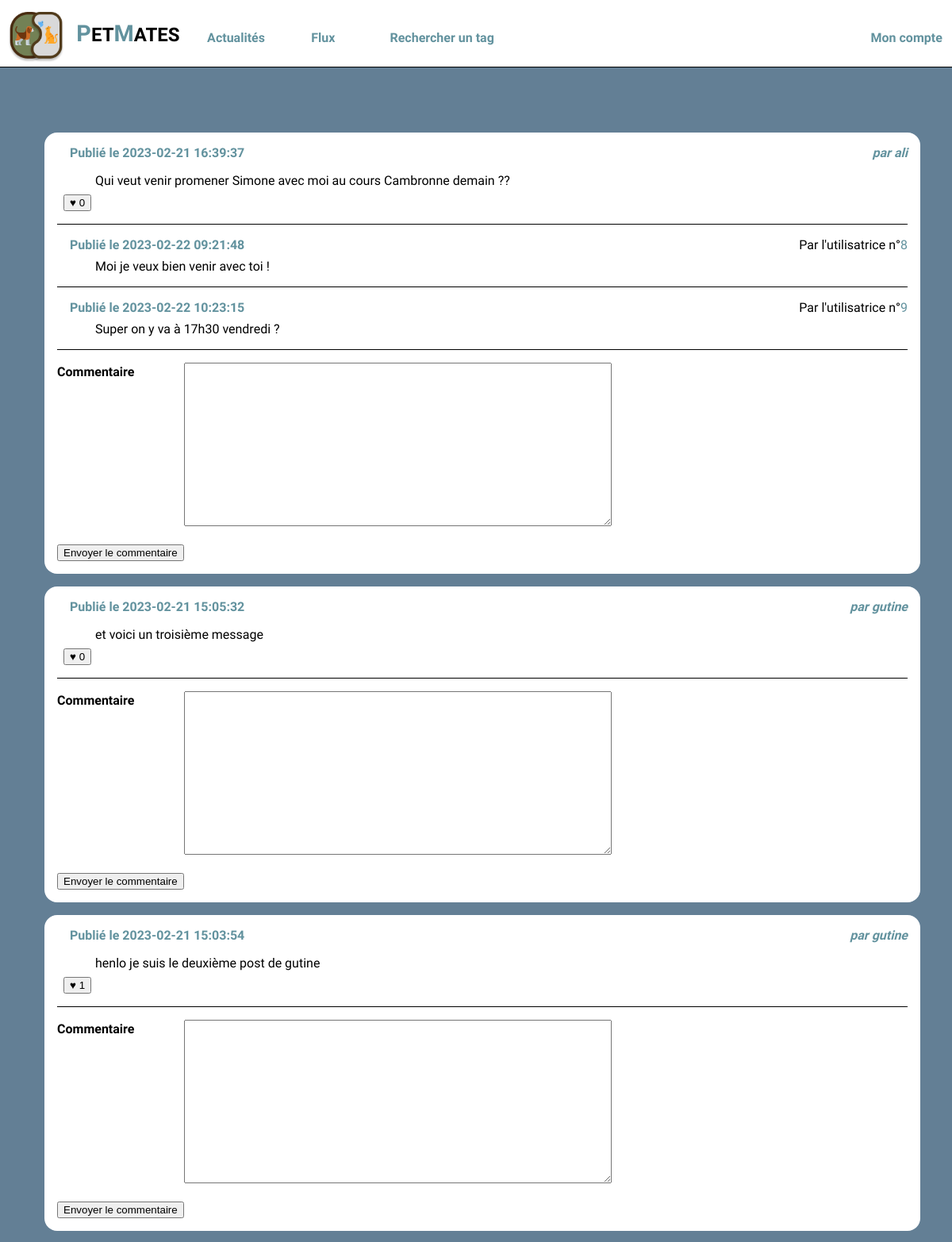
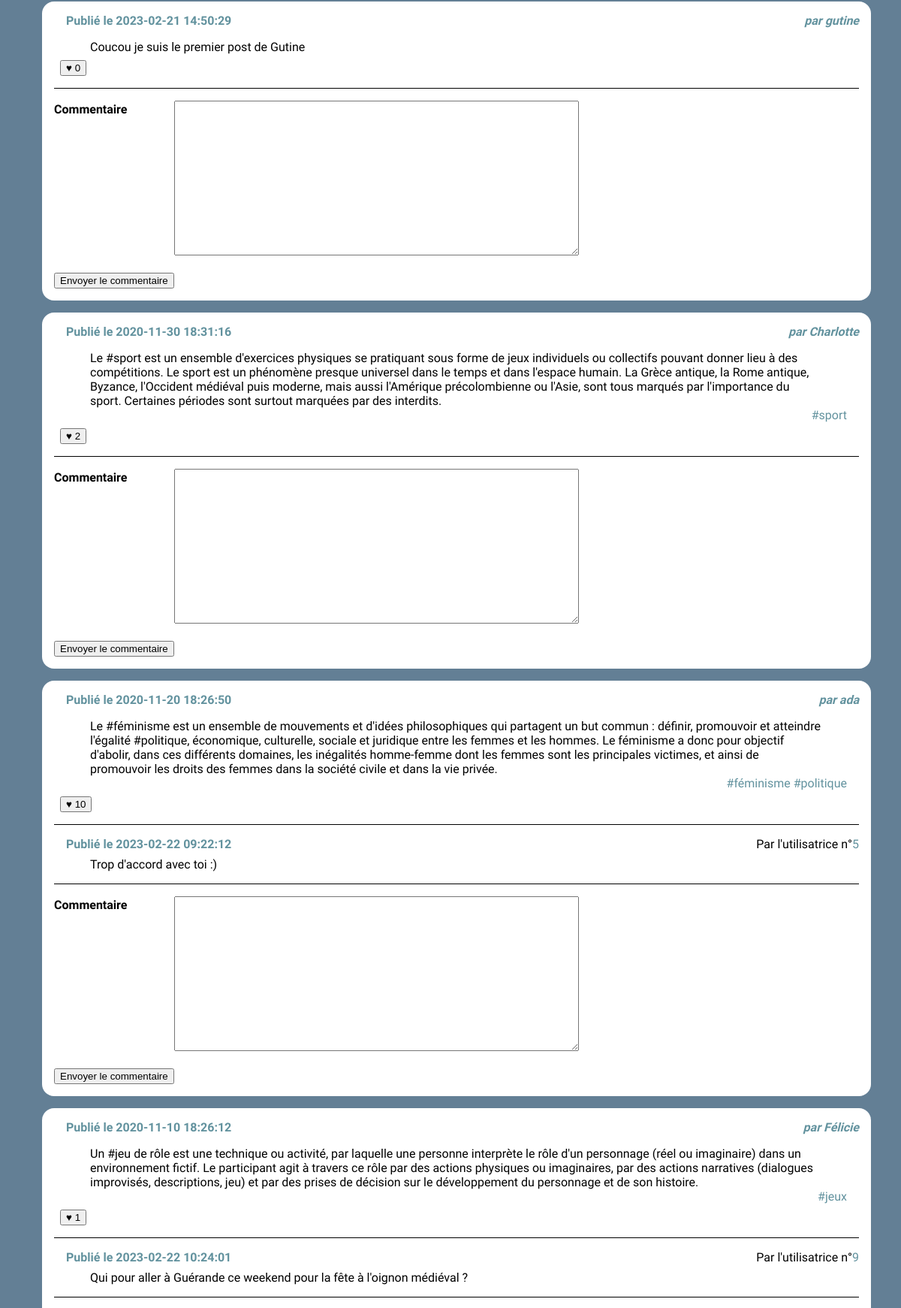
Page /news.php (upper part) on the committed database (2 pictures, top to bottom).
### tables this page shows
CREATE TABLE `posts` (
  `id` int(10) UNSIGNED NOT NULL,
  `user_id` int(10) UNSIGNED NOT NULL,
  `content` text NOT NULL,
  `created` datetime NOT NULL,
  `parent_id` int(10) UNSIGNED DEFAULT NULL
);

CREATE TABLE `users` (
  `id` int(10) UNSIGNED NOT NULL,
  `email` varchar(255) NOT NULL,
  `password` varchar(255) NOT NULL,
  `alias` varchar(255) NOT NULL
);

CREATE TABLE `comments` (
  `id` int(10) NOT NULL,
  `id_post` int(11) UNSIGNED NOT NULL,
  `content` varchar(300) NOT NULL,
  `user_id` int(10) UNSIGNED NOT NULL,
  `created` datetime NOT NULL
);

### news.php (the view, shortened to what this page needs)
<!doctype html>
<html lang="fr">
<head>
    <?php include_once('headmeta.php'); ?>
</head>
<body>
    <?php include_once('header.php'); ?>
    <?php include('connexion.php'); ?>
    <div class="alert">
        <?php
        if (empty($_SESSION['connected_id'])) {
        ?>
            <article class="card_gestion_connexion">
                <p>
                    <a href="login.php">connecter</a>
                    <a href="registration.php">créer votre compte.</a>
                </p>
            </article>
        <?php
        }?>
    </div>
    <div id="wrapper">
        <main>
            <?php
            $laQuestionEnSql = "
                    SELECT posts.content,
                    posts.created,
                    posts.id,
                    posts.user_id,
                    users.alias as author_name,
                    count(likes.id) as like_number,
                    GROUP_CONCAT(DISTINCT tags.label) AS taglist
                    FROM posts
                    JOIN users ON  users.id=posts.user_id
                    LEFT JOIN posts_tags ON posts.id = posts_tags.post_id
                    LEFT JOIN tags       ON posts_tags.tag_id  = tags.id
                    LEFT JOIN likes      ON likes.post_id  = posts.id
                    GROUP BY posts.id
                    ORDER BY posts.created DESC
                    ";
            $lesInformations = $mysqli->query($laQuestionEnSql);
            while ($post = $lesInformations->fetch_assoc()) {
                $idDuPost = $post['id'];
                ?>
                <article>
                    <h3>
                        <time>
                            Publié le
                            <?php echo $post['created'] ?>
                        </time>
                    </h3>
                    <address>par <a href="wall.php?user_id=<?php echo $post['user_id'] ?>"><?php echo $post['author_name'] ?></a></address>
                    <div>
                        <p>
                            <?php echo $post['content'] ?>
                        </p>
                    </div>
                    <div class="tags">
                        <?php
                        $laQsurlesLabels = "
                            SELECT tags.label, posts_tags.tag_id
                            FROM tags
                            INNER JOIN posts_tags ON tags.id = posts_tags.tag_id
                            WHERE post_id = $idDuPost";
                        $listsTags = $mysqli->query($laQsurlesLabels);
                        while ($tags = $listsTags->fetch_assoc()) { ?>
                            <a href="tags.php?tag_id=<?php echo $tags['tag_id'] ?>">
                                <?php echo "#".$tags['label'] ?>
                            </a>
                        <?php
                        } ?>
                    </div>
                    <footer>
                        <form action="" method="post">
                            <button type='submit' name='like' value='<?php echo $idDuPost ?>'
                                <?php if (!empty($_SESSION['connected_id'])) {
                                if ($post['user_id'] == $_SESSION['connected_id']) {
                                    echo "disabled";}} ?>>
                                            <div class="likePlace">
                                                ♥
                                                <?php echo $post['like_number'] ?>
                                            </div>
                            </button>
                        </form>
                    </footer>
                    <div id="allcomments">
                        <?php
                        $requeteComment = "SELECT * FROM comments WHERE id_post = '$idDuPost';";
                        $infoComment = $mysqli->query($requeteComment);
                        while ($comment = $infoComment->fetch_assoc()) {
                            ?>
                            <div id="wrappercomment">
                                <div id="begin">
                                    <h3>
                                        <time>
                                            Publié le
                                            <?php echo $comment['created'] ?>
                                        </time>
                                    </h3>
                                    <adress>Par l'utilisatrice n°<a
                                            href="wall.php?user_id=<?php echo $comment['user_id'] ?>"><?php
                                               echo $comment['user_id'] ?></a>
                                    </adress>
                                </div>
                                <div>
                                    <p>
                                        <?php echo $comment['content'] ?>
                                    </p>
                                </div>
                            </div>
                        <?php }
                        ?>
                    </div>
                    <form action="" method="post">
                        <dl>
                            <dt><label for='commentaire'>Commentaire</label></dt>
                            <dd><textarea name='commentaire'></textarea></dd>
                        </dl>
                        <button type='submit' name='postcomment' value='<?php echo $idDuPost ?>'>Envoyer le
                            commentaire</button>
                    </form>
                </article>
            <?php
            }
            ?>
        </main>
    </div>
</body>
</html>

### style.css (style rules this page uses)
body { background-color: #637F95; font-family: 'Heebo', sans-serif; margin:0; }
a { text-decoration: none; color: #62929E; }
.card_gestion_connexion { background-color: rgba(0, 108, 227,0.2); border:2px solid #006CE3; border-radius: 1em; padding: 0em 3em 0em 3em; width: 30em; margin-left: 12em; }
#wrapper { display:flex; width:70em; margin:0em auto 2em auto; padding:7em 0em 5em 0em; }
#wrappercomment { display: flex; flex-direction: column; border-top: solid 1px black; margin: 1em 0 1em 0; padding-top: 1em; }
#begin { display: flex; justify-content: space-between; margin-bottom: 0.5em; }
#allcomments { border-bottom: solid 1px black; }
#wrapper main { flex:3; padding-left:1em; height: 80vh; }
#wrapper main article { background-color: #fff; padding:1em; margin-bottom: 1em ; border-radius: 1em; }
#wrapper main article h3 { margin:0em 1em 0em 1em; padding:0; font-weight:lighter; font-size:1em; }
#wrapper main article time { float:left; font-style: normal; color: #62929E; font-weight: bold; }
#wrapper main article address { text-align: right; font-style: italic; margin-bottom: 1em; color: #62929E; font-weight: bold; }
#wrapper main article p { margin:0em 3em 0em 3em; }
#wrapper main article footer { margin: 0em 0.5em 1em 0.5em; display:flex; justify-content: space-between; }
.tags { font-size: 1em; margin-right: 1em; margin-bottom: 0.5em; text-align:right; }
form dl dt { float:left;font-weight: bold;line-height: 1.5em; }
form dl dd { margin-left:10em;line-height: 1.5em;margin-bottom: 1em }
form dl dd textarea { width:40em;height: 15em; }

### rows in the picture
posts: created "2023-02-21 16:39:37", user.alias "ali", content "Qui veut venir promener Simone avec moi au cours Cambronne demain ??", $idDuPost 14 (drawn), like_number "0"
comments: created "2023-02-22 09:21:48", user "8", content "Moi je veux bien venir avec toi !"
comments: created "2023-02-22 10:23:15", user "9", content "Super on y va à 17h30 vendredi ?"
posts: created "2023-02-21 15:05:32", user.alias "gutine", content "et voici un troisième message", $idDuPost 13 (drawn), like_number "0"
posts: created "2023-02-21 15:03:54", user.alias "gutine", content "henlo je suis le deuxième post de gutine", $idDuPost 12 (drawn), like_number "1"
posts: created "2023-02-21 14:50:29", user.alias "gutine", content "Coucou je suis le premier post de Gutine", $idDuPost 11 (drawn), like_number "0"
posts: created "2020-11-30 18:31:16", user.alias "Charlotte", content "Le #sport est un ensemble d'exercices physiques se pratiquant sous forme de jeux individuels ou collectifs pouvant donner lieu à des compétitions. Le sport est un phénomène presque universel dans le temps et dans l'espace humain. La Grèce antique, la Rome antique, Byzance, l'Occident médiéval puis moderne, mais aussi l'Amérique précolombienne ou l'Asie, sont tous marqués par l'importance du sport. Certaines périodes sont surtout marquées par des interdits.", label "sport", $idDuPost 10 (drawn), like_number "2"
posts: created "2020-11-20 18:26:50", user.alias "ada", content "Le #féminisme est un ensemble de mouvements et d'idées philosophiques qui partagent un but commun : définir, promouvoir et atteindre l'égalité #politique, économique, culturelle, sociale et juridique entre les femmes et les hommes. Le féminisme a donc pour objectif d'abolir, dans ces différents domaines, les inégalités homme-femme dont les femmes sont les principales victimes, et ainsi de promouvoir les droits des femmes dans la société civile et dans la vie privée.", label "féminisme", label "politique", $idDuPost 9 (drawn), like_number "10"
comments: created "2023-02-22 09:22:12", user "5", content "Trop d'accord avec toi :)"
posts: created "2020-11-10 18:26:12", user.alias "Félicie", content "Un #jeu de rôle est une technique ou activité, par laquelle une personne interprète le rôle d'un personnage (réel ou imaginaire) dans un environnement fictif. Le participant agit à travers ce rôle par des actions physiques ou imaginaires, par des actions narratives (dialogues improvisés, descriptions, jeu) et par des prises de décision sur le développement du personnage et de son histoire.", label "jeux", $idDuPost 8 (drawn), like_number "1"
comments: created "2023-02-22 10:24:01", user "9", content "Qui pour aller à Guérande ce weekend pour la fête à l'oignon médiéval ?"
